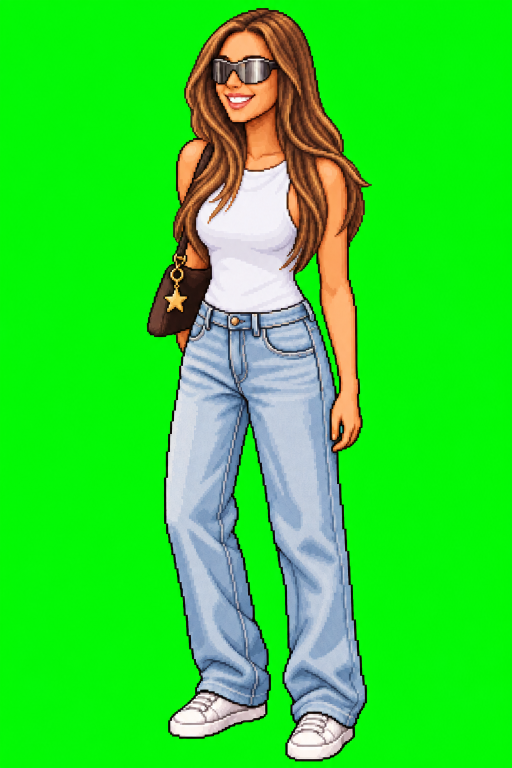
#> input picture source/regen-2026-09/out/coco-photo-pose/coco_fullbody_chroma.png, 1024 x 1536 px, given in place of coco_cut_raw.png, which was not available (shown at 1/2 size)
$ python cut_coco_pair.py
#> lines starting #> are read from the running program, lines starting #| are printed output that depends on the picture; after the words box and inside, x2 and y2 are one past the last pixel; in counts of white or black regions, pixels touching at a corner belong together; pictures that were not available may be replaced by others from this repository, and a replacement may not be noted
#!/usr/bin/env python3
"""Coco's start-screen pair: the real photo beside the character, cropped to ONE framing.

The hero's pair is two pictures of one person that the intro slides onto a single spot, scans a
digitise line down and cross-cuts between (heroLab.ts's `drawTransform`). That only reads if the two
are framed the SAME -- same body span, same scale, same head position -- because both are drawn
`standing(im, cx, ground, bigH)`, i.e. at one height with their feet on one line and their centres on
one column. Kai's pair is two full-length pictures. Coco's real photo stops at her thighs (owner:
"crop both so it's the same viewing as in her real photo, so upper torso"), so the CHARACTER is cropped
to meet the photo rather than the photo padded out to meet the character.

IT PRODUCES THE PHOTO HALF ONLY. Cropping can move a figure; it cannot change its proportions, and the
drawing's are not the photograph's -- her drawn head is a fifth too big for the body under it, so every
landmark on her face sits low however the two are cropped. The CHARACTER half is therefore warped onto
this crop by `tools/fit_coco_to_photo.py`, which is run after this and writes `coco_bust.webp`. Run this
one first and that one second; this one must never write the bust, or a re-run silently throws the warp
away.

A WARNING ABOUT THE WAISTBAND BELOW. `waistband()` looks for the first sustained run of denim-blue rows,
which is unambiguous on the CHARACTER and wrong on the PHOTOGRAPH: her jeans are a very light wash and
her white bodysuit is blue-grey in shadow, so it fires on her own top some 130px above the real
waistband and the unit it hands back is 13% short. What saves the crop is that it is barely a crop --
0.05 units of headroom over a unit that long puts the top edge three pixels into a cut-out that is
already trimmed to her, and the bottom lands past the file's own last row -- so what ships is, in
effect, the whole cut-out with a little air either side, which is the right frame whatever the number
said. The proportions are handled downstream, where they are read off a 1% ruler and written down
(`fit_coco_to_photo.py`'s landmark table). Re-crop this and re-read that table.

  python3 tools/cut_coco_pair.py && python3 tools/fit_coco_to_photo.py
"""
from pathlib import Path
import numpy as np
from PIL import Image

ROOT = Path(__file__).resolve().parent.parent
PHOTO = Path("/tmp/coco_cut_raw.png")          # tools/cut_subject_photo.swift on "Coco Real photo.jpg"
ART = ROOT / "source/regen-2026-09/out/coco-photo-pose/coco_fullbody_game_style_v2.png"
OUT = ROOT / "public/lab"

TOP_MARGIN = 0.05   # body units of headroom over the crown, so neither reads as cropped at the skull
SIDE_PAD = 0.06     # body units of air either side of the widest of the two figures


def alpha(im: Image.Image) -> np.ndarray:
    return np.array(im.convert("RGBA"))[:, :, 3]
#> returned value: shape (1536, 1024); every value is 255


def crown(a: np.ndarray) -> int:
    ys, _ = np.where(a > 16)
    return int(ys.min())


def waistband(im: Image.Image, run: int = 25, thr: int = 60) -> int:
    """First row of the jeans: the top of the first sustained run of denim-blue rows."""
#> called with run = 25, thr = 60
    px = np.array(im.convert("RGBA")).astype(int)
    op = px[:, :, 3] > 128
#> op: shape (1536, 1024) bool; every value is 1
    r, g, b = px[:, :, 0], px[:, :, 1], px[:, :, 2]
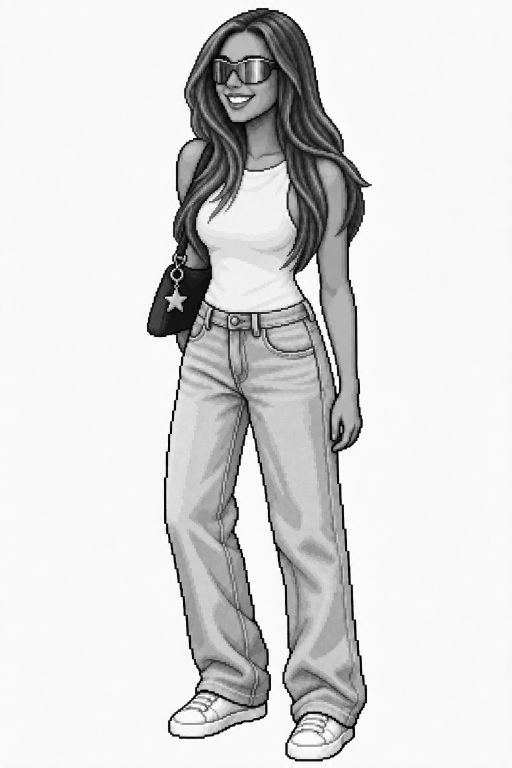
#> g: shape (1536, 1024) int64 (shown at 1/2 size); min 0, max 255, mean 218.2
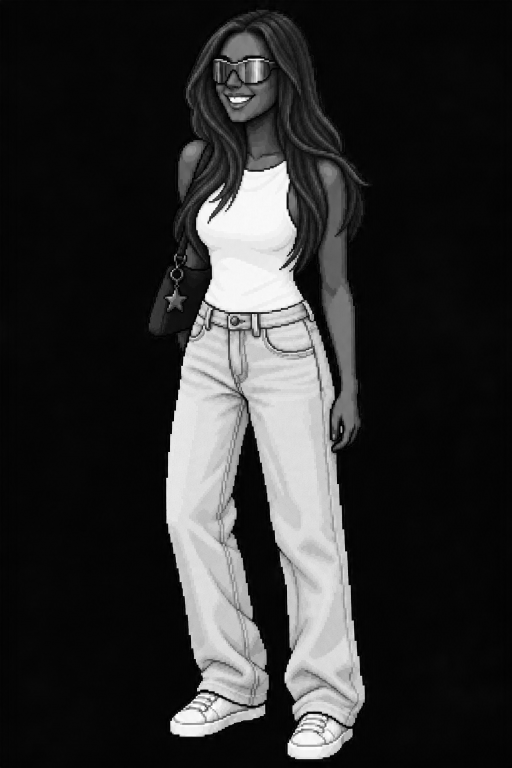
#> b: shape (1536, 1024) int64 (shown at 1/2 size); min 0, max 255, mean 45.8
    rows = (op & (b > r + 12) & (b > 110) & (r > 90) & (g > r)).sum(1)
#> rows = 1536 values, max 289 at index 785, min 0 at index 0, mean 125.8
    for y in range(len(rows) - run):
        if all(rows[y + k] > thr for k in range(run)):
            return y
    raise SystemExit("no waistband found")


def head_centre(a: np.ndarray, top: int, unit: float) -> float:
    """The x the eye anchors on: the centroid of the hair mass in the first fifth of a head."""
    band = a[top:top + int(unit * 0.22)] > 16
    xs = np.where(band)[1]
    return float(xs.mean())


def measure(path: Path):
    im = Image.open(path).convert("RGBA")
    a = alpha(im)
    top, waist = crown(a), waistband(im)
#> top = 0; waist = 621
    unit = waist - top                      # 1 body unit = crown -> waistband
#> unit = 621
    return im, a, top, unit, head_centre(a, top, unit)
#> in head_centre, `band = a[top:top + int(unit * 0.22)] > 16`: band: shape (136, 1024) bool; every value is 1


photo = measure(PHOTO)
#> photo = 5 items
art = measure(ART)
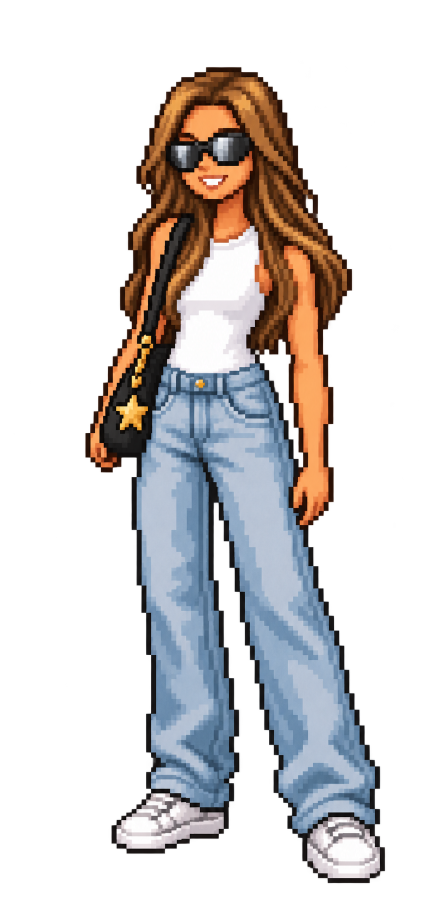
#> input picture source/regen-2026-09/out/coco-photo-pose/coco_fullbody_game_style_v2.png, 876 x 1796 px (shown at 1/2 size)
#> in measure, im is the input picture: PIL image 876x1796 RGBA; mean R, G, B, A 50.7, 47.3, 46.8, 92.7
#> call 2 of waistband, with run = 25, thr = 60
#> in waistband (call 2), `op = px[:, :, 3] > 128`: op: shape (1796, 876) bool; 36.7% white; 1 white region, box (x1, y1, x2, y2) and area: (171, 134, 770, 1766) 576877
#> in waistband (call 2), `r, g, b = px[:, :, 0], px[:, :, 1], px[:, :, 2]`:
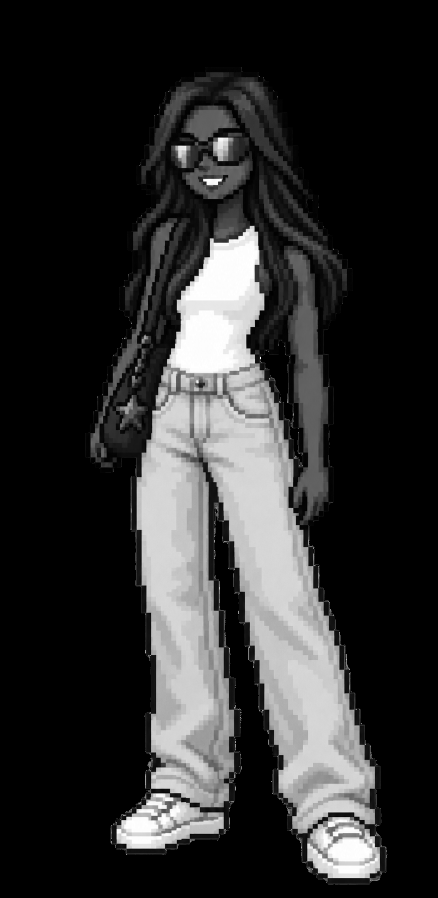
#> b: shape (1796, 876) int64 (shown at 1/2 size); min 0, max 255, mean 46.8
#> in waistband (call 2), `rows = (op & (b > r + 12) & (b > 110) & (r > 90) & (g > r)).sum(1)`: rows = 1796 values, max 315 at index 1433, min 0 at index 0, mean 126.7
#> in measure (call 2), `top, waist = crown(a), waistband(im)`: top = 134; waist = 743
#> in measure (call 2), `unit = waist - top`: unit = 609
#> call 2 of head_centre, with top = 134, unit = 609
#> in head_centre (call 2), `band = a[top:top + int(unit * 0.22)] > 16`:
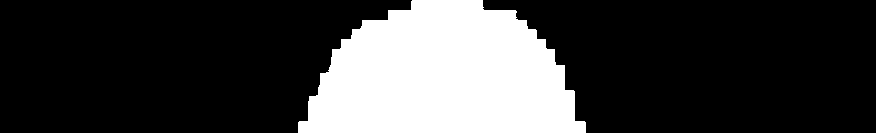
#> band: shape (133, 876) bool; 24.6% white; 1 white region, box (x1, y1, x2, y2) and area: (298, 0, 586, 133) 28712
#> art = 5 items
# The photo decides the framing: its own bottom edge, in body units below the waistband.
below = (photo[0].height - (photo[2] + photo[3])) / photo[3]
#> below = 1.47
print(f"photo: crown {photo[2]} unit {photo[3]} head cx {photo[4]:.0f} -> {below:.3f} units below the waist")
#| photo: crown 0 unit 621 head cx 512 -> 1.473 units below the waist
print(f"art:   crown {art[2]} unit {art[3]} head cx {art[4]:.0f}")
#| art:   crown 134 unit 609 head cx 443

TOP = -TOP_MARGIN
BOT = 1 + below
#> BOT = 2.47

# How wide the crop must be: the wider of the two figures inside that band, plus air.
half = 0.0
for im, a, top, unit, cx in (photo, art):
    y0, y1 = int(top + TOP * unit), int(top + BOT * unit)
    band = a[max(0, y0):min(a.shape[0], y1)] > 16
    xs = np.where(band)[1]
    half = max(half, abs(xs.min() - cx) / unit, abs(xs.max() - cx) / unit)
#> this loop made 2 passes
#> (top, unit, cx, y0, y1, half) on passes 1 to 2: (0, 621, 511.5, -31, 1536, 0.824), (134, 609, 443.1, 103, 1640, 0.824)
#> pass 2, `band = a[max(0, y0):min(a.shape[0], y1)] > 16`:
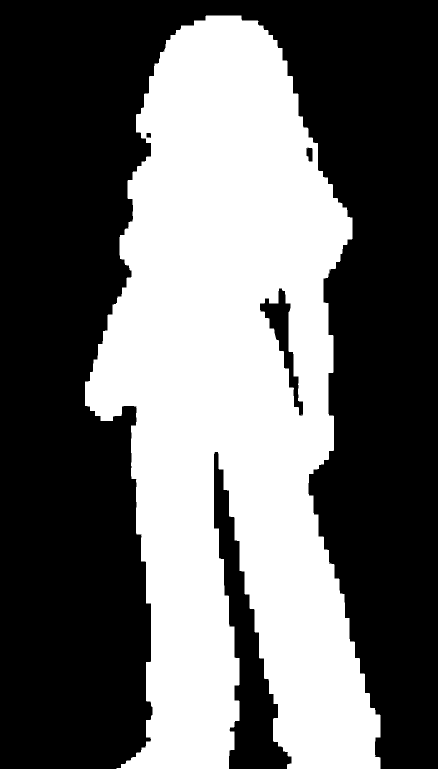
#> band: shape (1537, 876) bool (shown at 1/2 size); 40.9% white; 3 white regions (2 under 20 px), largest, box (x1, y1, x2, y2) and area: (170, 31, 761, 1537) 550528
half += SIDE_PAD
#> half = 0.884
print(f"crop: {BOT - TOP:.3f} units tall, {2 * half:.3f} wide")
#| crop: 2.523 units tall, 1.767 wide

# The art is measured (it is what decides how wide the frame has to be) but never written: see above.
for im, a, top, unit, cx, name in (
    (*photo, "coco_photo_cut"),
):
    box = (round(cx - half * unit), round(top + TOP * unit),
           round(cx + half * unit), round(top + BOT * unit))
    out = Image.new("RGBA", (box[2] - box[0], box[3] - box[1]), (0, 0, 0, 0))
    out.paste(im.crop(box), (0, 0))
    dst = OUT / f"{name}.webp"
    out.save(dst, "WEBP", quality=92, method=6)
    print(f"wrote {dst.relative_to(ROOT)} {out.size}")
#> this loop made 1 pass
#> (top, unit, cx, name, box) on pass 1: (0, 621, 511.5, 'coco_photo_cut', (-37, -31, 1060, 1536))
#| wrote public/lab/coco_photo_cut.webp (1097, 1567)
#> pass 1, `out.save(dst, "WEBP", quality=92, method=6)`:
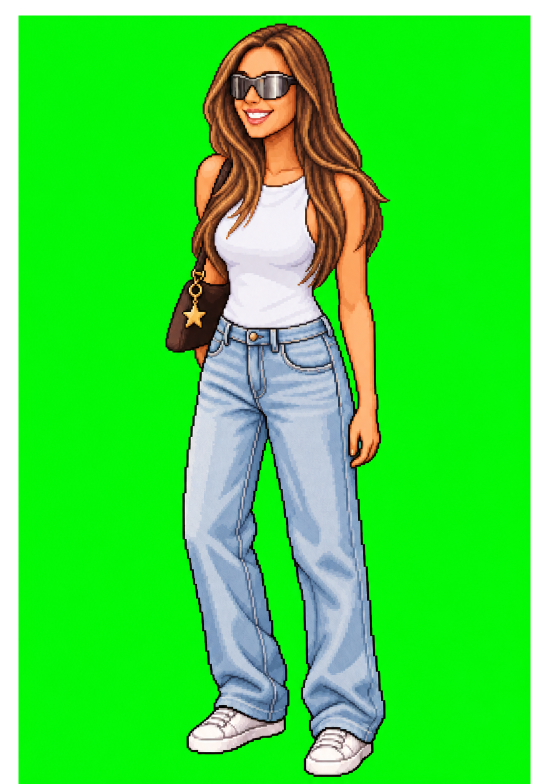
#> saved as coco_photo_cut.webp: PIL image 1097x1567 RGBA (shown at 1/2 size); mean R, G, B, A 43.7, 199.7, 41.9, 233.3; transparent parts drawn white
print("now run: python3 tools/fit_coco_to_photo.py")
